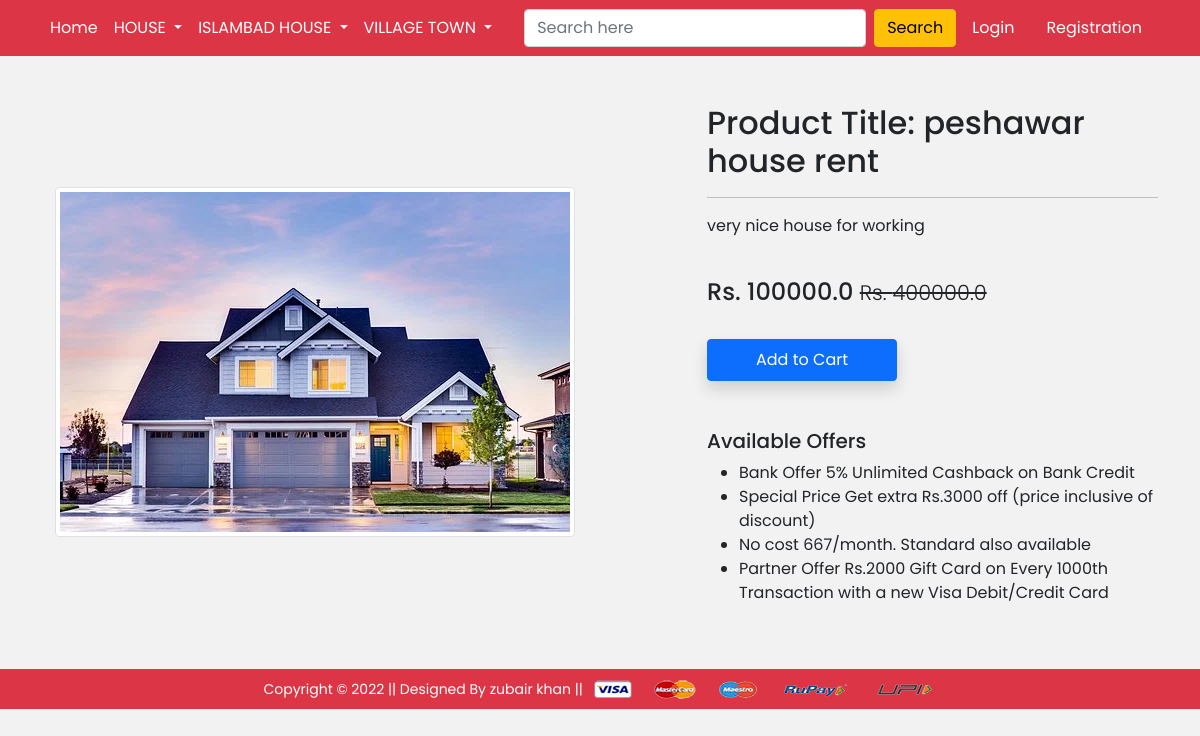
Screenshot of /product-detail/58 with the database file from the repository.
### app/models.py (models this page shows, shortened)
class Product(models.Model):
    title = models.CharField(max_length=100)
    selling_price = models.FloatField()
    discounted_price = models.FloatField()
    description = models.TextField()
    brand = models.CharField(max_length=100)
    category = models.CharField(choices=CATEGORY_CHOICES, max_length=2)
    product_image = models.ImageField(upload_to='productimg')

### app/views.py (the view)
# urls.py: path('product-detail/<int:pk>', views.ProductDetailView.as_view(), name='product-detail'),
class ProductDetailView(View):
    def get(self, request, pk):
        product = Product.objects.get(pk=pk)
        item_already_in_cart = False
        if request.user.is_authenticated:
            item_already_in_cart = AddToRentHouse.objects.filter(Q(product=product.id)&Q(user=request.user)).exists()
        return render(request, 'app/productdetail.html', {'product': product,'item_already_in_cart':item_already_in_cart})

### app/templates/app/productdetail.html (shortened to what this page needs)
{% extends 'app/base.html' %} {% load static %}  {% block main-content %}
<div class="container my-5">
  <div class="row">
    <div class="col-sm-6 text-center align-self-center">
      <img
        src="{{product.product_image.url}}"
        alt=""
        class="img-fluid img-thumbnail"
      />
    </div>
    <div class="col-sm-5 offset-sm-1">
      <h2>Product Title: {{product.title}}</h2>
      <hr />
      <p>{{product.description}}</p>
      <br />
      <h4>
        Rs. {{product.discounted_price}}
        <small class="fw-light text-decoration-line-through">
          Rs. {{product.selling_price}}</small
        >
      </h4>
      <br />
{% if not request.user.is_authenticated%}
    <form action="/add-to-cart" class="d-inline">
            <button type="submit" class="btn btn-primary shadow px-5 py-2">
              Add to Cart
            </button>
    </form>
{% endif %}
      <h5 class="mt-5">Available Offers</h5>
      <ul>
        <li>Bank Offer 5% Unlimited Cashback on  Bank Credit</li>
        <li>Special Price Get extra Rs.3000 off (price inclusive of discount)</li>
        <li>No cost 667/month. Standard  also available</li>
        <li>
          Partner Offer Rs.2000  Gift Card on Every 1000th Transaction
          with a new Visa Debit/Credit Card
        </li>
      </ul>
    </div>
  </div>
</div>
{% endblock main-content %}

### app/static/app/css/style.css (style rules this page uses)
* { margin: 0; padding: 0; user-select: none; box-sizing: border-box; font-family: "Poppins", sans-serif; }
body { background: #f2f2f2; }

### rows the page displays
Product: product_image (picture), title "peshawar house rent", description "very nice house for working", discounted_price "100000.0", selling_price "400000.0"
